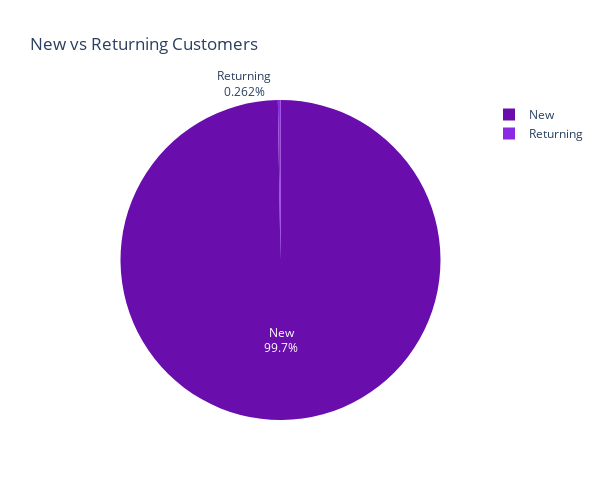

Notebook source saved alongside this figure:
### Code cell
seg_counts = new_vsReturning["new_or_returning"].value_counts().reset_index()
seg_counts.columns = ["Segment", "Count"]
purple_colors = ["#6a0dad", "#8a2be2"] 
fig = px.pie(
    seg_counts,
    values="Count",
    names="Segment",
    title="New vs Returning Customers",
    color_discrete_sequence=purple_colors
)

fig.update_traces(textinfo="percent+label")  
fig.update_layout(width=600, height=500)  
fig.show()

### Figure 1 — Plotly figure (JSON) as saved in the notebook; plotly's stock layout.template omitted (floating-point values rounded to 4 significant figures)
{"data": [{"domain": {"x": [0, 1], "y": [0, 1]}, "hovertemplate": "Segment=%{label}<br>Count=%{value}<extra></extra>", "labels": ["New", "Returning"], "legendgroup": "", "name": "", "showlegend": true, "textinfo": "percent+label", "type": "pie", "values": [95844, 252]}], "layout": {"height": 500, "legend": {"tracegroupgap": 0}, "piecolorway": ["#6a0dad", "#8a2be2"], "title": {"text": "New vs Returning Customers"}, "width": 600}}
